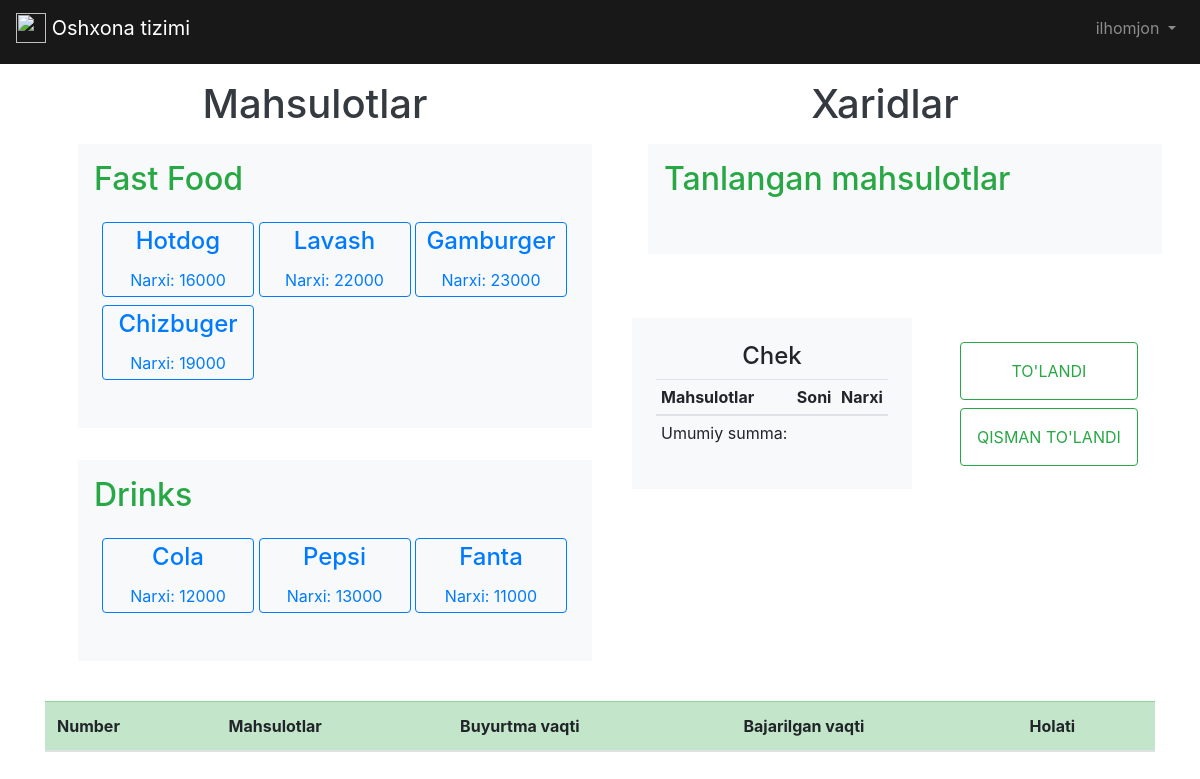
Before: /profession/cashier/ (signed in) with the older database file.
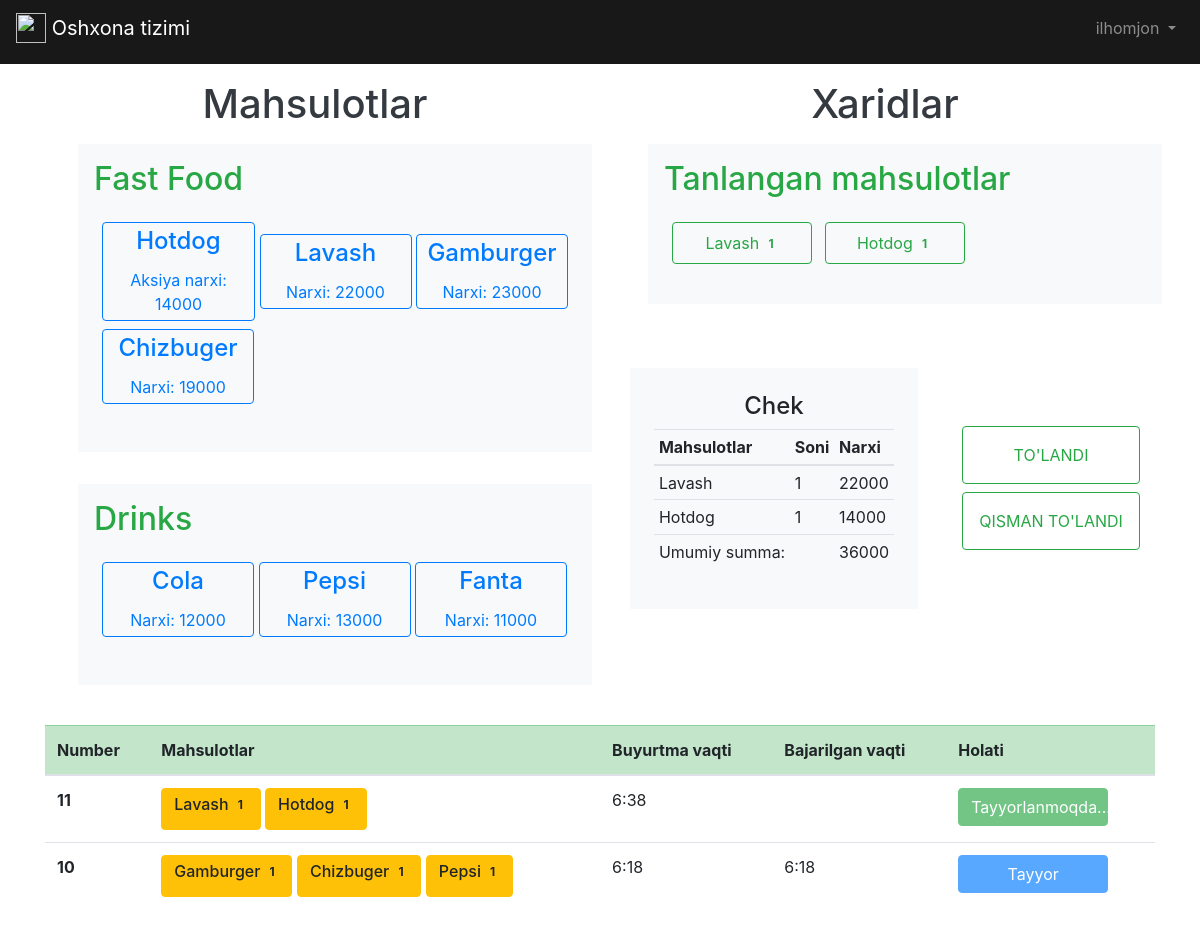
After: the same page with the newer database file.
### accounts/models.py (models this page shows, shortened)
class EmployeeUser(AbstractUser):
    phone = models.CharField(max_length=20, null=True, blank=True)
    STATUS = (
        ('cashier', ('kassir')),
        ('chef', ('oshpaz')),
        ('accountant', ('buxgalter')),
    )
    profession = models.CharField(
        max_length=32,
        choices=STATUS,
        default='cashier',
    )

### products/models.py (models this page shows, shortened)
class Category(models.Model):
    name = models.CharField(max_length=50)
    class Meta:
        verbose_name_plural = "Categories"

class Product(models.Model):
    name = models.CharField(max_length=50)
    date = models.DateTimeField(auto_now_add=True)
    price = models.IntegerField()
    discount_price = models.IntegerField(null=True, blank=True)
    category = models.ForeignKey(Category, on_delete=models.CASCADE)
    class Meta:
        verbose_name_plural = "Products"
    def get_add_to_card_url(self):
        return reverse('add_to_card', kwargs={
            'id': self.id
        })
    def get_remove_from_card_url(self):
        return reverse('remove_from_card', kwargs={
            'id': self.id
        })

class OrderProduct(models.Model):
    ordered = models.BooleanField(default=False)
    product = models.ForeignKey(Product, on_delete=models.CASCADE)
    quantity = models.IntegerField(default=1)
    def get_total_product_price(self):
        return self.quantity * self.product.price
    def get_total_product_discount_price(self):
        return self.quantity * self.product.discount_price
    def get_final_price(self):
        if self.product.discount_price:
            return self.get_total_product_discount_price()
        return self.get_total_product_price()

class Order(models.Model):
    ref_code = models.IntegerField()
    products = models.ManyToManyField(OrderProduct)
    start_date = models.DateTimeField(auto_now_add=True)
    ordered_date = models.DateTimeField()
    ordered = models.BooleanField(default=False)
    order_completed = models.BooleanField(default=False)
    order_completed_date = models.DateTimeField(null=True, blank=True)
    cash = models.IntegerField()
    plastic = models.IntegerField(null=True, blank=True)
    def get_total(self):
        total = 0
        for order_product in self.products.all():
            total += order_product.get_final_price()
        return total
    def get_products_ordered_url(self):
        return reverse('products_ordered', kwargs={
            'ref_code': self.ref_code
        })
    def get_partial_payment_url(self):
        return reverse('partial_payment', kwargs={
            'pk': self.pk
        })

### products/views.py (the view)
# urls.py: path('cashier/', cashier_view, name='cashier'),
def cashier_view(request):
    if request.user.is_authenticated:
        if request.user.is_superuser or request.user.profession == 'cashier':
            all_category = Category.objects.all()
            objects = []
            for category in all_category:
                category_products = Product.objects.filter(category=category)
                objects.append({'category': category, 'products': category_products})
            try:
                order = Order.objects.filter(ordered=False).last()
                context = {
                    'objects': objects,
                    'order_one': order,
                }
            except ObjectDoesNotExist:
                context = {
                    'objects': objects,
                }
            today = datetime.date.today()
            today_orders = reversed(Order.objects.filter(ordered_date__gte=today))
            try:
                today_orders = today_orders[10]
            except:
                pass
            context['today_orders'] = today_orders
            return render(request, 'profession-cashier.html', context)
        else:
            return redirect('/page/not_found/')
    else:
        response = redirect('/accounts/login/')
        return response

### template/profession-cashier.html (shortened to what this page needs)
{% extends 'base.html' %}
{% block content %}
    <section class="kassir">
        <div class="row">
            <div class="col-6 p-2">
                <h1 class="text-center fs-1 fw-bold text-dark pt-2 mb-3">
                    Mahsulotlar
                </h1>
            {% for object in objects %}
                <ul class="category-list d-flex flex-column mb-3">
                    <li class="fas-item p-3 d-flex flex-column mb-3 bg-light">
                        <h2 class="category-title mb-3 fs-1 text-success">
                            {{ object.category.name }}
                        </h2>
                        <div class="wrapper  align-items-center justify-content-between mb-3 rounded p-2">
                            {% for product in object.products %}
                              {% if product.discount_price == None %}
                              <a href="{{ product.get_add_to_card_url }}" class="btn btn-outline-primary w-30 p-1 mb-2" style="width: 152px;">
                                      <h4 class="card-title">{{ product.name }}</h4>
                                      Narxi: {{ product.price }}
                              </a>
                              {% else %}
                              <a href="{{ product.get_add_to_card_url }}" class="btn btn-outline-primary w-30 p-1 mb-2" style="width: 153px;">
                                      <h4 class="card-title">{{ product.name }}</h4>
                                      Aksiya narxi: {{ product.discount_price }}
                              </a>
                              {% endif %}
                            {% endfor %}
                        </div>
                    </li>
                </ul>
            {% endfor %}
            </div>
            <div class="col-6 p-2">
                <h1 class="text-center fs-1 fw-bold text-dark pt-2 mb-3">
                    Xaridlar
                </h1>
                <ul class="category-list d-flex flex-column mb-3">
                    <li class="purchase-item-fas p-3 d-flex flex-column mb-5 bg-light">
                        <h2 class="category-title mb-3 fs-1 text-success">
                            Tanlangan mahsulotlar
                        </h2>
                        <div class="wrapper  align-items-center justify-content-between mb-3 rounded p-1">
                        {% for order_product in order_one.products.all %}
                            <div class="buttons d-inline-flex p-1 bd-highlight justify-content-center">
                                <a href="{{ order_product.product.get_remove_from_card_url }}" class="pay btn btn-outline-success p-2" style="width: 140px;">
                                    {{ order_product.product.name }} <span class="badge text-bg-dark">{{ order_product.quantity }}</span>
                                </a>
                            </div>
                        {% endfor %}
                        </div>
                    </li>
                </ul>
                <div class=" d-flex align-items-center justify-content-around all-price">
                    <div class="p-4 text bg-light">
                        <h4 class="fs-3 text-center bg-light">Chek</h4>
                        <table class="table table-sm">
                          <thead>
                            <tr>
                              <th scope="col">Mahsulotlar</th>
                              <th scope="col">Soni</th>
                              <th scope="col">Narxi</th>
                            </tr>
                          </thead>
                          <tbody class="table-group-divider">
                          {% for order_project in order_one.products.all %}
                            <tr>
                              <td>{{ order_project.product.name }}</td>
                              <td>{{ order_project.quantity }}</td>
                              <td>{{ order_project.get_final_price }}</td>
                            </tr>
                          {% endfor %}
                            <tr>
                                <td>Umumiy summa: </td>
                                <td></td>
                                <td>{{ order_one.get_total }}</td>
                            </tr>
                          </tbody>
                        </table>
                    </div>
                    <div class="buttons d-flex flex-column justify-content-center">
                        <button type="button" class="pay btn btn-outline-success p-3 mb-2 text-uppercase" data-bs-toggle="modal" data-bs-target="#exampleModal">
                          To'landi
                        </button>
                        <a href="{{ order_one.get_partial_payment_url }}" class="pay btn btn-outline-success p-3 text-uppercase">
                            Qisman to'landi
                        </a>
                    </div>
                </div>
            </div>
        </div>
    </section>
<table class="table table-hover">
  <thead>
    <tr class="table table-success">
      <th scope="col">Number</th>
      <th scope="col">Mahsulotlar</th>
      <th scope="col">Buyurtma vaqti</th>
      <th scope="col">Bajarilgan vaqti</th>
      <th scope="col">Holati</th>
    </tr>
  </thead>
  <tbody>
  {% for order in today_orders %}
    <tr>
      <th scope="row">{{ order.ref_code }}</th>
      <td>{% for order_product in order.products.all %}
        <button type="button" class="btn btn-warning">
            <h6>{{ order_product.product.name }} <span class="badge text-bg-secondary">{{ order_product.quantity }}</span></h6>
        </button>
        {% endfor %}
      </td>
      <td>{{ order.ordered_date.time }}</td>
      <td>{{ order.order_completed_date.time }}</td>
      {% if order.order_completed %}
        <td><button type="button" class="btn btn-primary" disabled  style="width: 150px;">Tayyor</button></td>
      {% else %}
        <td><button type="button" class="btn btn-success" disabled  style="width: 150px;">Tayyorlanmoqda...</button></td>
      {% endif %}
    </tr>
  {% endfor %}
  </tbody>
</table>
{% endblock content %}

### template/base.html (shortened to what this page needs)
{% load static %}
<!DOCTYPE html>
<html>
    <head>
            <link rel="stylesheet" href="https://cdn.jsdelivr.net/npm/bootstrap@4.5.3/dist/css/bootstrap.min.css">
    </head>
    <body>
        <nav class="navbar pb-3 navbar-expand-lg navbar-dark" style="background-color: #181818;">
            <a class="navbar-brand" href="{% url 'profession' %}">
                <img src="/static/assets/img/logo1.jpg" width="30" height="30" class="d-inline-block align-top" alt="">
                Oshxona tizimi
            </a>
            <div class="collapse navbar-collapse" id="navbarSupportedContent">
                {% if user.is_authenticated %}
                    <ul class="navbar-nav ml-auto">
                        <li class="nav-item">
                            <a class="nav-link dropdown-toggle" href="#"
                                id="navbarDropdown" role="button" data-toggle="dropdown"
                                aria-haspopup="true" aria-expanded="false">
                                {{ user.username }}
                            </a>
                        </li>
                    </ul>
                {% endif %}
            </div>
        </nav>
        <main>
            <div class="container">
                {% block content %}
                {% endblock content %}
            </div>
        </main>
    </body>
</html>

Changed rows visible on the page:
changed Product "Hotdog": discount_price (not shown) → "14000"; price "16000" → (not shown); discount_price "Narxi:" → "Aksiya narxi:"
added OrderProduct: product.name "Lavash", quantity "1", get_final_price "22000"
added OrderProduct: product.name "Hotdog", quantity "1", get_final_price "14000"
added Order: get_total "36000", ref_code "11", ordered_date.time "6:38", order_completed "Tayyorlanmoqda..."
added Order: ref_code "10", ordered_date.time "6:18", order_completed_date.time "6:18", order_completed "Tayyor"
added OrderProduct: product.name "Gamburger", quantity "1", shown under "10"
added OrderProduct: product.name "Chizbuger", quantity "1", shown under "10"
added OrderProduct: product.name "Pepsi", quantity "1", shown under "10"
